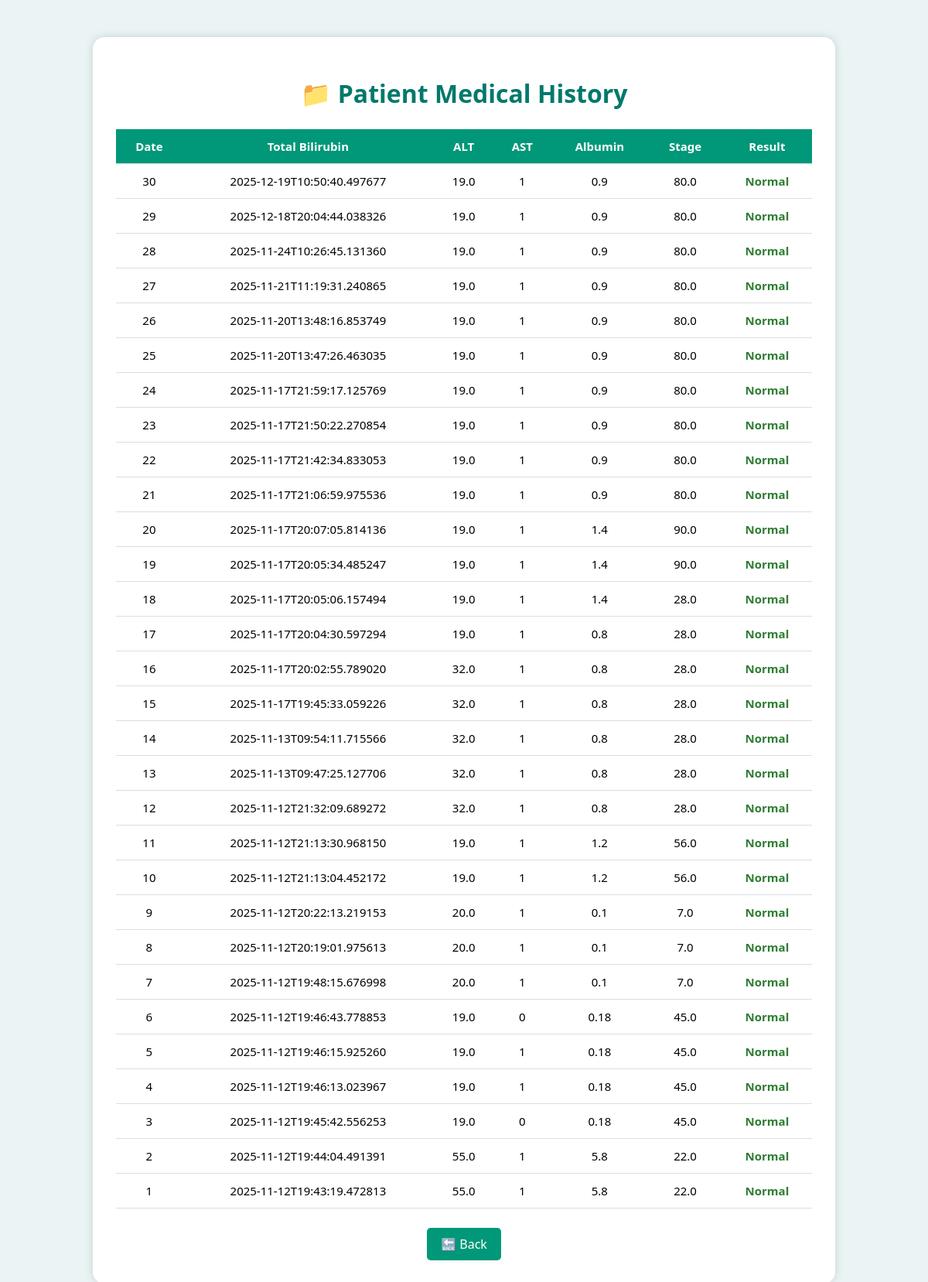
The app's page /history with its own data.
### tables this page shows
CREATE TABLE records (
        id INTEGER PRIMARY KEY AUTOINCREMENT,
        age REAL,
        gender INTEGER,
        total_bilirubin REAL,
        direct_bilirubin REAL,
        alk_phos REAL,
        alt REAL,
        ast REAL,
        total_proteins REAL,
        albumin REAL,
        ag_ratio REAL,
        prediction INTEGER,
        probability REAL,
        stage TEXT,
        created_at TEXT
    , risk_score REAL, risk_level TEXT, insights TEXT);

### app.py (the view)
@app.route('/history')
def history():
    conn = sqlite3.connect(DB_PATH)
    cur = conn.cursor()
    cur.execute("""
        SELECT id, created_at, age, gender, total_bilirubin, alt, ast, albumin, risk_score, risk_level, stage, prediction
        FROM records
        ORDER BY created_at DESC
    """)
    rows = cur.fetchall()
    conn.close()
    return render_template("history.html", rows=rows)

### templates/history.html (shortened to what this page needs)
<!DOCTYPE html>
<html>
<head>
    <link rel="stylesheet" href="/static/style.css">
</head>
<body>
    <div class="container">
        <h1>📁 Patient Medical History</h1>
        {% if rows|length == 0 %}
            <p style="text-align:center; font-size:17px; color:#444;">
                No medical records found. Please perform a prediction first.
            </p>
        {% else %}
        <table>
            <tr>
                <th>Date</th>
                <th>Total Bilirubin</th>
                <th>ALT</th>
                <th>AST</th>
                <th>Albumin</th>
                <th>Stage</th>
                <th>Result</th>
            </tr>
            {% for row in rows %}
            <tr>
                <td>{{ row[0] }}</td>
                <td>{{ row[1] }}</td>
                <td>{{ row[2] }}</td>
                <td>{{ row[3] }}</td>
                <td>{{ row[4] }}</td>
                <td>{{ row[5] }}</td>
                <td>
                    {% if row[6] == 1 %}
                        <span class="status-disease">Disease</span>
                    {% else %}
                        <span class="status-normal">Normal</span>
                    {% endif %}
                </td>
            </tr>
            {% endfor %}
        </table>
        {% endif %}
        <div style="text-align:center;">
            <a href="/" class="btn">🔙 Back</a>
        </div>
    </div>
</body>
</html>

### static/style.css (style rules this page uses)
body { font-family: 'Segoe UI', sans-serif; background: #eaf4f4; display: flex; justify-content: center; align-items: center; height: 100vh; }
.container { background: white; padding: 30px 50px; border-radius: 15px; box-shadow: 0 0 15px rgba(0,0,0,0.2); width: 500px; }
h1 { text-align: center; color: #00796b; margin-bottom: 25px; }

### templates/history.html (style rules this page uses)
body { font-family: 'Segoe UI', sans-serif; background: #eaf4f4; display: flex; justify-content: center; align-items: flex-start; min-height: 100vh; padding-top: 40px; }
.container { background: white; padding: 30px; border-radius: 15px; width: 90%; max-width: 900px; box-shadow: 0 0 12px rgba(0,0,0,0.15); }
h1 { text-align: center; color: #00796b; margin-bottom: 25px; }
table { width: 100%; border-collapse: collapse; margin-top: 15px; }
th, td { padding: 12px; border-bottom: 1px solid #ddd; text-align: center; font-size: 15px; }
th { background: #009879; color: white; }
.status-normal { color: #2e7d32; font-weight: bold; }
.btn { display: inline-block; background: #009879; color: white; text-decoration: none; padding: 10px 18px; border-radius: 5px; margin-top: 25px; transition: 0.3s ease; }

### records on screen
records: id "30", created_at "2025-12-19T10:50:40.497677", age "19.0", gender "1", total_bilirubin "0.9", alt "80.0", ast "Normal"
records: id "29", created_at "2025-12-18T20:04:44.038326", age "19.0", gender "1", total_bilirubin "0.9", alt "80.0", ast "Normal"
records: id "28", created_at "2025-11-24T10:26:45.131360", age "19.0", gender "1", total_bilirubin "0.9", alt "80.0", ast "Normal"
records: id "27", created_at "2025-11-21T11:19:31.240865", age "19.0", gender "1", total_bilirubin "0.9", alt "80.0", ast "Normal"
records: id "26", created_at "2025-11-20T13:48:16.853749", age "19.0", gender "1", total_bilirubin "0.9", alt "80.0", ast "Normal"
records: id "25", created_at "2025-11-20T13:47:26.463035", age "19.0", gender "1", total_bilirubin "0.9", alt "80.0", ast "Normal"
records: id "24", created_at "2025-11-17T21:59:17.125769", age "19.0", gender "1", total_bilirubin "0.9", alt "80.0", ast "Normal"
records: id "23", created_at "2025-11-17T21:50:22.270854", age "19.0", gender "1", total_bilirubin "0.9", alt "80.0", ast "Normal"
records: id "22", created_at "2025-11-17T21:42:34.833053", age "19.0", gender "1", total_bilirubin "0.9", alt "80.0", ast "Normal"
records: id "21", created_at "2025-11-17T21:06:59.975536", age "19.0", gender "1", total_bilirubin "0.9", alt "80.0", ast "Normal"
records: id "20", created_at "2025-11-17T20:07:05.814136", age "19.0", gender "1", total_bilirubin "1.4", alt "90.0", ast "Normal"
records: id "19", created_at "2025-11-17T20:05:34.485247", age "19.0", gender "1", total_bilirubin "1.4", alt "90.0", ast "Normal"
records: id "18", created_at "2025-11-17T20:05:06.157494", age "19.0", gender "1", total_bilirubin "1.4", alt "28.0", ast "Normal"
records: id "17", created_at "2025-11-17T20:04:30.597294", age "19.0", gender "1", total_bilirubin "0.8", alt "28.0", ast "Normal"
records: id "16", created_at "2025-11-17T20:02:55.789020", age "32.0", gender "1", total_bilirubin "0.8", alt "28.0", ast "Normal"
records: id "15", created_at "2025-11-17T19:45:33.059226", age "32.0", gender "1", total_bilirubin "0.8", alt "28.0", ast "Normal"
records: id "14", created_at "2025-11-13T09:54:11.715566", age "32.0", gender "1", total_bilirubin "0.8", alt "28.0", ast "Normal"
records: id "13", created_at "2025-11-13T09:47:25.127706", age "32.0", gender "1", total_bilirubin "0.8", alt "28.0", ast "Normal"
records: id "12", created_at "2025-11-12T21:32:09.689272", age "32.0", gender "1", total_bilirubin "0.8", alt "28.0", ast "Normal"
records: id "11", created_at "2025-11-12T21:13:30.968150", age "19.0", gender "1", total_bilirubin "1.2", alt "56.0", ast "Normal"
records: id "10", created_at "2025-11-12T21:13:04.452172", age "19.0", gender "1", total_bilirubin "1.2", alt "56.0", ast "Normal"
records: id "9", created_at "2025-11-12T20:22:13.219153", age "20.0", gender "1", total_bilirubin "0.1", alt "7.0", ast "Normal"
records: id "8", created_at "2025-11-12T20:19:01.975613", age "20.0", gender "1", total_bilirubin "0.1", alt "7.0", ast "Normal"
records: id "7", created_at "2025-11-12T19:48:15.676998", age "20.0", gender "1", total_bilirubin "0.1", alt "7.0", ast "Normal"
records: id "6", created_at "2025-11-12T19:46:43.778853", age "19.0", gender "0", total_bilirubin "0.18", alt "45.0", ast "Normal"
records: id "5", created_at "2025-11-12T19:46:15.925260", age "19.0", gender "1", total_bilirubin "0.18", alt "45.0", ast "Normal"
records: id "4", created_at "2025-11-12T19:46:13.023967", age "19.0", gender "1", total_bilirubin "0.18", alt "45.0", ast "Normal"
records: id "3", created_at "2025-11-12T19:45:42.556253", age "19.0", gender "0", total_bilirubin "0.18", alt "45.0", ast "Normal"
records: id "2", created_at "2025-11-12T19:44:04.491391", age "55.0", gender "1", total_bilirubin "5.8", alt "22.0", ast "Normal"
records: id "1", created_at "2025-11-12T19:43:19.472813", age "55.0", gender "1", total_bilirubin "5.8", alt "22.0", ast "Normal"
